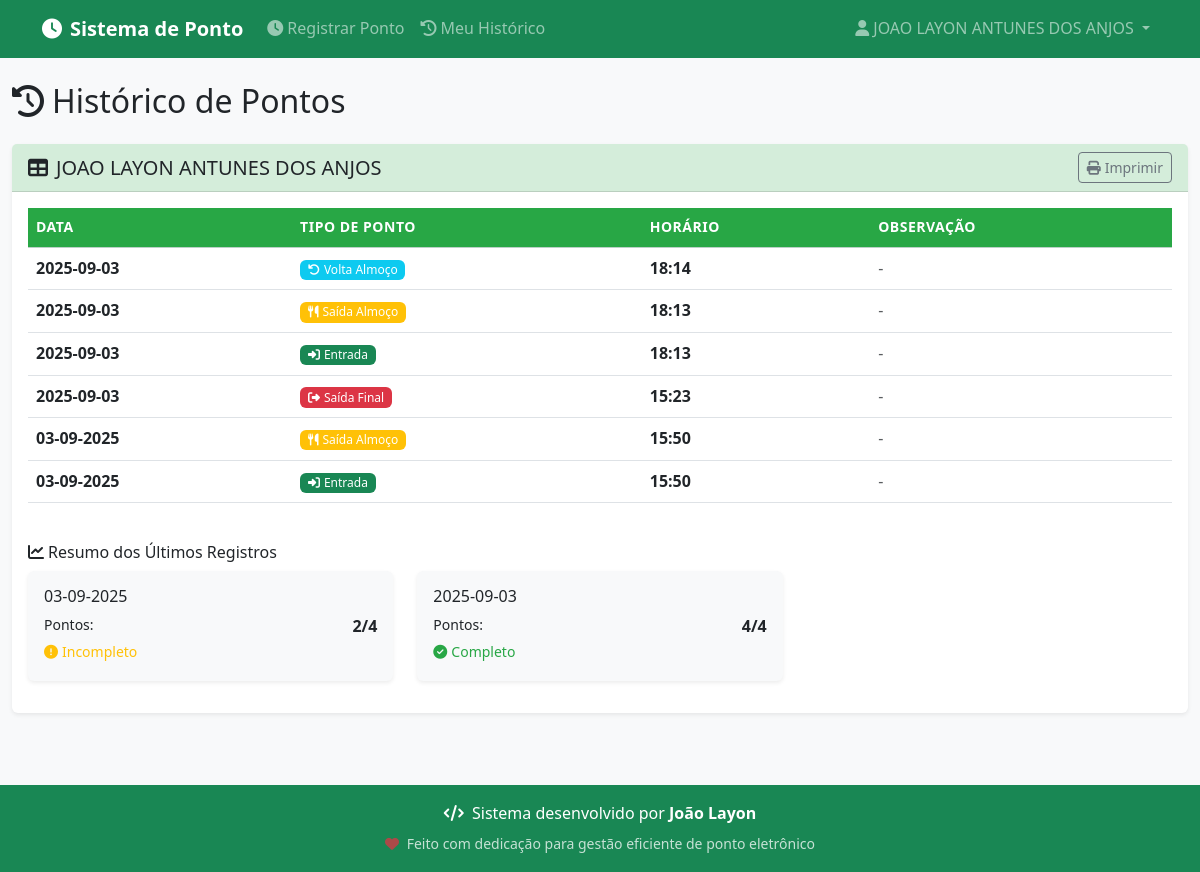
/punch_history (signed in), run on the app's committed database.
### tables this page shows
CREATE TABLE usuarios (
            id INTEGER PRIMARY KEY AUTOINCREMENT,
            nome TEXT NOT NULL,
            cpf TEXT UNIQUE NOT NULL,
            funcao TEXT NOT NULL,
            login TEXT UNIQUE NOT NULL,
            senha TEXT NOT NULL,
            perfil TEXT NOT NULL CHECK (perfil IN ('admin', 'colaborador')),
            created_at TIMESTAMP DEFAULT CURRENT_TIMESTAMP
        );

CREATE TABLE pontos (
            id INTEGER PRIMARY KEY AUTOINCREMENT,
            usuario_id INTEGER NOT NULL,
            data DATE NOT NULL,
            tipo TEXT NOT NULL CHECK (tipo IN ('entrada', 'saida_almoco', 'volta_almoco', 'saida_final')),
            hora TIME NOT NULL,
            observacao TEXT,
            created_at TIMESTAMP DEFAULT CURRENT_TIMESTAMP,
            FOREIGN KEY (usuario_id) REFERENCES usuarios (id)
        );

### routes.py (the view)
@app.route('/punch_history')
@login_required
def punch_history():
    db = get_db()
    if current_user.perfil == 'admin':
        employee_id = request.args.get('employee_id')
        if employee_id:
            punches = db.execute('''
                SELECT p.data, p.tipo, p.hora, p.observacao, u.nome
                FROM pontos p
                JOIN usuarios u ON p.usuario_id = u.id
                WHERE p.usuario_id = ?
                ORDER BY p.data DESC, p.hora DESC
                LIMIT 100
            ''', (employee_id,)).fetchall()
            employee = db.execute(
                'SELECT nome FROM usuarios WHERE id = ?', (employee_id,)
            ).fetchone()
            employee_name = employee['nome'] if employee else 'Funcionário'
        else:
            punches = db.execute('''
                SELECT p.data, p.tipo, p.hora, p.observacao, u.nome
                FROM pontos p
                JOIN usuarios u ON p.usuario_id = u.id
                WHERE u.perfil = 'colaborador'
                ORDER BY p.data DESC, p.hora DESC
                LIMIT 100
            ''').fetchall()
            employee_name = 'Todos os Funcionários'
        employees = db.execute(
            'SELECT id, nome FROM usuarios WHERE perfil = "colaborador" ORDER BY nome'
        ).fetchall()
    else:
        punches = db.execute('''
            SELECT data, tipo, hora, observacao
            FROM pontos
            WHERE usuario_id = ?
            ORDER BY data DESC, hora DESC
            LIMIT 100
        ''', (current_user.id,)).fetchall()
        employee_name = current_user.nome
        employees = []
    return render_template('punch_history.html',
                         punches=punches,
                         employee_name=employee_name,
                         employees=employees)

### auth.py (called while the page is built)
@login_manager.user_loader
def load_user(user_id):
    return User.get(user_id)

    @staticmethod
    def get(user_id):
        db = get_db()
        user_data = db.execute(
            'SELECT * FROM usuarios WHERE id = ?', (user_id,)
        ).fetchone()
        if user_data:
            return User(
                id=user_data['id'],
                nome=user_data['nome'],
                cpf=user_data['cpf'],
                funcao=user_data['funcao'],
                login=user_data['login'],
                perfil=user_data['perfil']
            )
        return None

### database.py (called while the page is built)
def get_db():
    if 'db' not in g:
        g.db = sqlite3.connect(DATABASE)
        g.db.row_factory = sqlite3.Row
    return g.db

@app.teardown_appcontext
def close_db_handler(error):
    close_db(error)

### templates/punch_history.html (shortened to what this page needs)
{% extends "base.html" %}
{% block content %}
<div class="row">
    <div class="col-12">
        <h2 class="mb-4">
            <i class="fas fa-history me-2"></i>Histórico de Pontos
        </h2>
    </div>
</div>
<div class="row">
    <div class="col-12">
        <div class="card">
            <div class="card-header d-flex justify-content-between align-items-center">
                <h5 class="card-title mb-0">
                    <i class="fas fa-table me-2"></i>{{ employee_name }}
                </h5>
                <button class="btn btn-outline-secondary btn-sm" onclick="window.print()">
                    <i class="fas fa-print me-1"></i>Imprimir
                </button>
            </div>
            <div class="card-body">
                {% if punches %}
                <div class="table-responsive">
                    <table class="table table-hover">
                        <thead class="table-success">
                            <tr>
                                <th>Data</th>
                                <th>Tipo de Ponto</th>
                                <th>Horário</th>
                                <th>Observação</th>
                            </tr>
                        </thead>
                        <tbody>
                            {% for punch in punches %}
                            <tr>
                                <td>
                                    <strong>{{ punch.data }}</strong>
                                </td>
                                <td>
                                    {% if punch.tipo == 'entrada' %}
                                        <span class="badge bg-success">
                                            <i class="fas fa-sign-in-alt me-1"></i>Entrada
                                        </span>
                                    {% elif punch.tipo == 'saida_almoco' %}
                                        <span class="badge bg-warning">
                                            <i class="fas fa-utensils me-1"></i>Saída Almoço
                                        </span>
                                    {% elif punch.tipo == 'volta_almoco' %}
                                        <span class="badge bg-info">
                                            <i class="fas fa-undo me-1"></i>Volta Almoço
                                        </span>
                                    {% elif punch.tipo == 'saida_final' %}
                                        <span class="badge bg-danger">
                                            <i class="fas fa-sign-out-alt me-1"></i>Saída Final
                                        </span>
                                    {% endif %}
                                </td>
                                <td>
                                    <strong>{{ punch.hora[:5] }}</strong>
                                </td>
                                <td>
                                    {% if punch.observacao %}
                                        <span class="text-muted">{{ punch.observacao }}</span>
                                    {% else %}
                                        <span class="text-muted">-</span>
                                    {% endif %}
                                </td>
                            </tr>
                            {% endfor %}
                        </tbody>
                    </table>
                </div>
                <div class="mt-4">
                    <h6>
                        <i class="fas fa-chart-line me-1"></i>Resumo dos Últimos Registros
                    </h6>
                    <div class="row">
                        {% set dates = punches | groupby('data') | list %}
                        {% for date, date_punches in dates[:7] %}
                        <div class="col-md-6 col-lg-4 mb-3">
                            <div class="card border-0 bg-light">
                                <div class="card-body p-3">
                                    <h6 class="card-title mb-2">{{ date }}</h6>
                                    <div class="d-flex justify-content-between">
                                        <small>Pontos:</small>
                                        <strong>{{ date_punches | list | length }}/4</strong>
                                    </div>
                                    {% if (date_punches | list | length) == 4 %}
                                        <small class="text-success">
                                            <i class="fas fa-check-circle me-1"></i>Completo
                                        </small>
                                    {% else %}
                                        <small class="text-warning">
                                            <i class="fas fa-exclamation-circle me-1"></i>Incompleto
                                        </small>
                                    {% endif %}
                                </div>
                            </div>
                        </div>
                        {% endfor %}
                    </div>
                </div>
                {% endif %}
            </div>
        </div>
    </div>
</div>
{% endblock %}

### templates/base.html (shortened to what this page needs)
<!DOCTYPE html>
<html lang="pt-BR">
<head>
    <link href="https://cdn.jsdelivr.net/npm/bootstrap@5.3.0/dist/css/bootstrap.min.css" rel="stylesheet">
    <link href="https://cdnjs.cloudflare.com/ajax/libs/font-awesome/6.4.0/css/all.min.css" rel="stylesheet">
    <link href="{{ url_for('static', filename='style.css') }}" rel="stylesheet">
</head>
<body>
    {% if current_user.is_authenticated %}
    <nav class="navbar navbar-expand-lg navbar-dark bg-success">
        <div class="container">
            <a class="navbar-brand" href="{{ url_for('index') }}">
                <i class="fas fa-clock me-2"></i>Sistema de Ponto
            </a>
            <div class="collapse navbar-collapse" id="navbarNav">
                <ul class="navbar-nav me-auto">
                    {% if current_user.perfil == 'admin' %}
                    <li class="nav-item">
                        <a class="nav-link" href="{{ url_for('admin_dashboard') }}">
                            <i class="fas fa-tachometer-alt me-1"></i>Dashboard
                        </a>
                    </li>
                    <li class="nav-item">
                        <a class="nav-link" href="{{ url_for('register_employee') }}">
                            <i class="fas fa-user-plus me-1"></i>Cadastrar Funcionário
                        </a>
                    </li>
                    <li class="nav-item">
                        <a class="nav-link" href="{{ url_for('punch_history') }}">
                            <i class="fas fa-history me-1"></i>Histórico
                        </a>
                    </li>
                    <li class="nav-item">
                        <a class="nav-link" href="{{ url_for('reports') }}">
                            <i class="fas fa-chart-bar me-1"></i>Relatórios
                        </a>
                    </li>
                    {% else %}
                    <li class="nav-item">
                        <a class="nav-link" href="{{ url_for('employee_dashboard') }}">
                            <i class="fas fa-clock me-1"></i>Registrar Ponto
                        </a>
                    </li>
                    <li class="nav-item">
                        <a class="nav-link" href="{{ url_for('punch_history') }}">
                            <i class="fas fa-history me-1"></i>Meu Histórico
                        </a>
                    </li>
                    {% endif %}
                </ul>
                <ul class="navbar-nav">
                    <li class="nav-item dropdown">
                        <a class="nav-link dropdown-toggle" href="#" role="button" data-bs-toggle="dropdown">
                            <i class="fas fa-user me-1"></i>{{ current_user.nome }}
                        </a>
                    </li>
                </ul>
            </div>
        </div>
    </nav>
    {% endif %}
    <main class="container-fluid py-4">
        {% block content %}{% endblock %}
    </main>
    <footer class="footer bg-success text-white text-center py-3 mt-5">
        <div class="container">
            <div class="row">
                <div class="col-12">
                    <p class="mb-1">
                        <i class="fas fa-code me-1"></i>
                        Sistema desenvolvido por <strong>João Layon</strong>
                    </p>
                    <p class="mb-0">
                        <small class="opacity-75">
                            <i class="fas fa-heart me-1 text-danger"></i>
                            Feito com dedicação para gestão eficiente de ponto eletrônico
                        </small>
                    </p>
                </div>
            </div>
        </div>
    </footer>
</body>
</html>

### static/style.css (style rules this page uses)
* { box-sizing: border-box; }
:root { --primary-green: #28a745; --dark-green: #1e7e34; --light-green: #d4edda; --success-green: #155724; --shadow-sm: 0 0.125rem 0.25rem rgba(0, 0, 0, 0.075); --shadow-md: 0 0.5rem 1rem rgba(0, 0, 0, 0.15); --border-radius: 0.375rem; --transition-fast: 0.15s ease-in-out; --transition-normal: 0.3s ease; }
body { background-color: #f8f9fa; font-family: 'Segoe UI', Tahoma, Geneva, Verdana, sans-serif; line-height: 1.6; margin: 0; padding: 0; }
.navbar-brand { font-weight: 600; font-size: 1.25rem; }
.navbar-nav .nav-link { transition: background-color var(--transition-fast); border-radius: var(--border-radius); }
.card { border: none; box-shadow: var(--shadow-sm); transition: box-shadow var(--transition-fast); border-radius: var(--border-radius); }
.card-header { background-color: var(--light-green); border-bottom: 1px solid rgba(0, 0, 0, 0.125); font-weight: 600; }
.table th { border-top: none; font-weight: 600; text-transform: uppercase; font-size: 0.875rem; letter-spacing: 0.5px; }
.table-success th { background-color: var(--primary-green); color: white; }
.badge { font-size: 0.75rem; font-weight: 500; }
.text-success { color: var(--primary-green) !important; }
.text-danger { color: #dc3545 !important; }
.text-warning { color: #ffc107 !important; }
.footer { background-color: var(--primary-green); color: white; padding: 1rem 0; margin-top: 2rem; }

### data on the page
usuarios: nome "JOAO LAYON ANTUNES DOS ANJOS"
pontos: data "2025-09-03", tipo "volta_almoco" (drawn), hora "18:14", date_punches "4", shows "Completo"
pontos: data "2025-09-03", tipo "saida_almoco" (drawn), hora "18:13"
pontos: data "2025-09-03", tipo "entrada" (drawn), hora "18:13"
pontos: data "2025-09-03", tipo "saida_final" (drawn), hora "15:23"
pontos: data "03-09-2025", tipo "saida_almoco" (drawn), hora "15:50", date_punches "2", shows "Incompleto"
pontos: data "03-09-2025", tipo "entrada" (drawn), hora "15:50"
